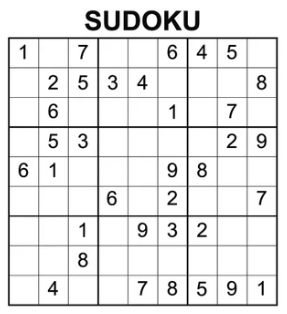
#> input picture jason/bef_choosing_model/7.png, 287 x 314 px
$ python -i proj_utils.py   (imports and definitions only)
#> lines starting #> are read from the running program, lines starting #| are printed output that depends on the picture; after the words box and inside, x2 and y2 are one past the last pixel; in counts of white or black regions, pixels touching at a corner belong together
#> further down, picture is the input picture: shape (314, 287, 3); mean B, G, R 231.5, 231.5, 231.5
import cv2
import numpy as np

##### 1. Preprocessing Image
def preProcess(img):
    imgGray = cv2.cvtColor(img, cv2.COLOR_BGR2GRAY)  # Convert image to gray scale
    imgBlur = cv2.GaussianBlur(imgGray, (5, 5), 1)  # Add Gaussian blur to find out contour easier
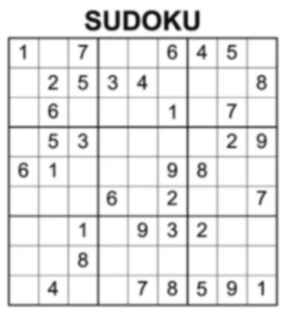
#> imgBlur: shape (314, 287); min 11, max 255, mean 231.5
    imgThreshold = cv2.adaptiveThreshold(imgBlur, 255, 1, 1, 11, 2)
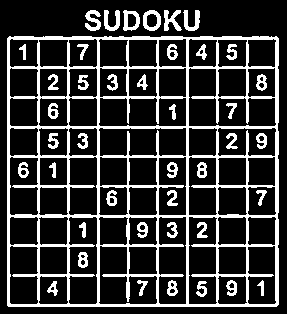
#> imgThreshold: shape (314, 287); 21.6% white; 42 white regions, largest, box (x1, y1, x2, y2) and area: (7, 36, 279, 307) 14991, (164, 10, 182, 31) 205, (143, 10, 161, 31) 203
    # Appy adaptive threshold
    return imgThreshold

#### 3. Reorder
# [68 lines left out: functions reorder, biggestContour, splitBoxes, stackImages, not called in this run]

>>> import cv2
>>> picture = cv2.imread('7.png')
>>> result = preProcess(picture)
